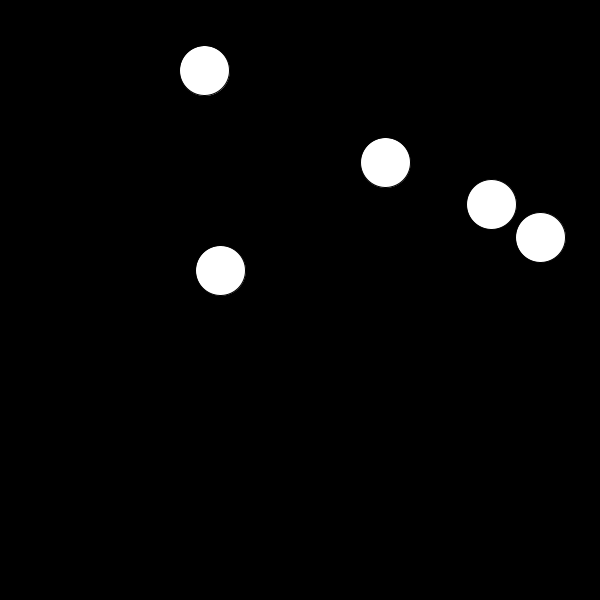
Frame 1 (no input)
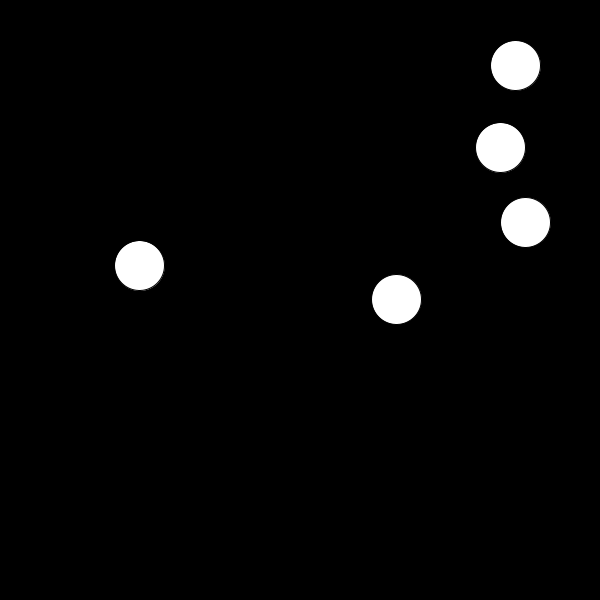
Frame 60 (the mouse pressed at the canvas centre just before this capture)
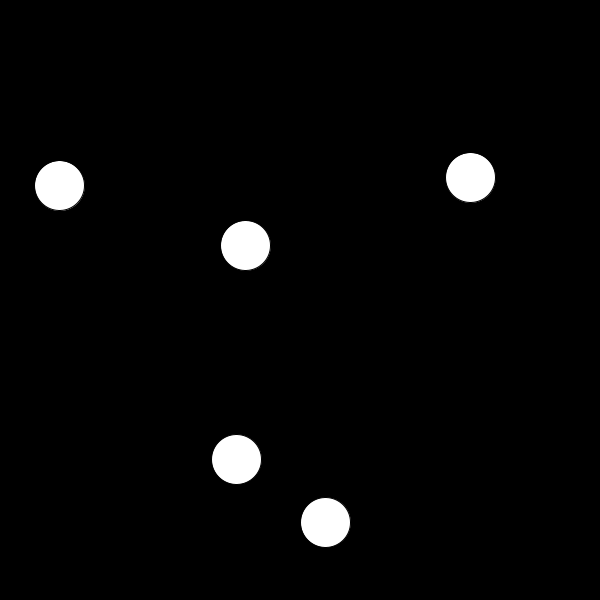
Frame 120 (the mouse held since frame 60 and released just before this capture)

The Processing sketch that drew these frames (run headless with seeded random() and noise(); from frame 60 on, the mouse is pressed at the canvas centre):

// Processing sketch: bounceObject
// ── bounceObject.pde
int numBounce = 5;
ArrayList<Bouncey> bouncies = new ArrayList<Bouncey>();

void setup(){
  background(0);
  size(600,600);
  for( int i = 0; i < numBounce; i++){
    bouncies.add(new Bouncey()); 
  }
}

void draw(){
  background(0);
  
  for(Bouncey b : bouncies){
    b.checkBoundaries();
    b.checkCollision(bouncies);
    b.move();
    b.display();
  }
}

// ── Bouncey.pde
class Bouncey {
  float xPos, yPos, xSpeed, ySpeed;
  int size;
  color fill;
  
  Bouncey(){
    size = 50;
    fill = color(255);
    xPos = random(0+size/2,width-size/2);
    yPos = random(0+size/2, height-size/2);
    float xDir = random(-1,1);
    float yDir = random(-1,1);
    
    if(xDir > 0) {
      xSpeed = 5; 
    } else {
      xSpeed = -5; 
    }
    
    if(yDir > 0) {
      ySpeed = 5; 
    } else {
      ySpeed = -5; 
    }
  }
  
  void display(){
    fill(fill);
    ellipse(xPos,yPos,size,size);
  }
  
  void move(){
    xPos += xSpeed;
    yPos += ySpeed;
  }
  
  void checkBoundaries(){
    if(xPos >= width - size/2 || xPos <= 0 + size/2 ){
      xSpeed *= -1;  
    }
    if(yPos >= height - size/2 || yPos <= 0 + size/2 ){
      ySpeed *= -1;  
    }
  }
  
  void checkCollision(ArrayList<Bouncey> bouncies){
    for(Bouncey b : bouncies){
      float dist = dist(xPos,yPos, b.xPos, b.yPos);
      float bound = size/2 + b.size/2;
      if(dist <= bound){
        xSpeed *= -1;
        ySpeed *= -1;
        b.xSpeed *= -1;
        b.ySpeed *= -1;
      }
    }
    
  }
}
